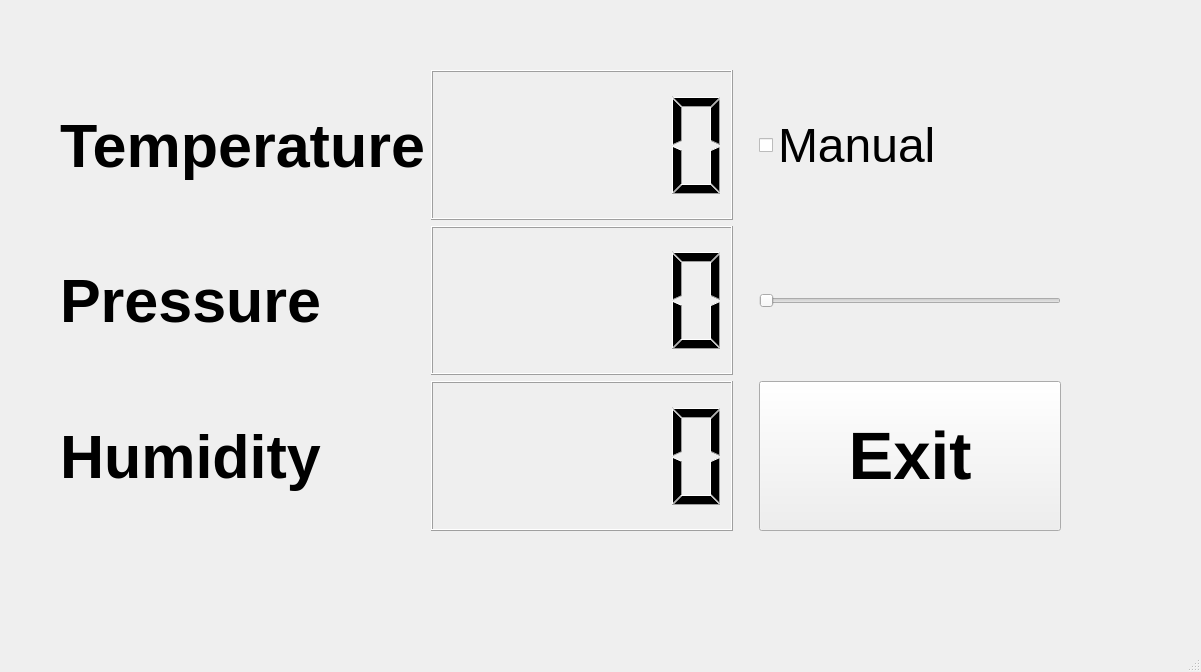
<?xml version="1.0" encoding="UTF-8"?>
<ui version="4.0">
 <class>MainWindow</class>
 <widget class="QMainWindow" name="MainWindow">
  <property name="geometry">
   <rect>
    <x>0</x>
    <y>0</y>
    <width>1201</width>
    <height>672</height>
   </rect>
  </property>
  <property name="windowTitle">
   <string>MainWindow</string>
  </property>
  <widget class="QWidget" name="centralwidget">
   <widget class="QWidget" name="">
    <property name="geometry">
     <rect>
      <x>60</x>
      <y>70</y>
      <width>1001</width>
      <height>461</height>
     </rect>
    </property>
    <layout class="QGridLayout" name="gridLayout">
     <item row="0" column="3">
      <widget class="QCheckBox" name="checkBox">
       <property name="sizePolicy">
        <sizepolicy hsizetype="Expanding" vsizetype="Expanding">
         <horstretch>0</horstretch>
         <verstretch>0</verstretch>
        </sizepolicy>
       </property>
       <property name="font">
        <font>
         <pointsize>36</pointsize>
        </font>
       </property>
       <property name="text">
        <string>Manual</string>
       </property>
      </widget>
     </item>
     <item row="0" column="0">
      <widget class="QLabel" name="label">
       <property name="sizePolicy">
        <sizepolicy hsizetype="Expanding" vsizetype="Expanding">
         <horstretch>0</horstretch>
         <verstretch>0</verstretch>
        </sizepolicy>
       </property>
       <property name="font">
        <font>
         <pointsize>46</pointsize>
         <weight>75</weight>
         <bold>true</bold>
        </font>
       </property>
       <property name="text">
        <string>Temperature</string>
       </property>
      </widget>
     </item>
     <item row="2" column="1">
      <widget class="QLCDNumber" name="lcdNumber_3">
       <property name="sizePolicy">
        <sizepolicy hsizetype="Expanding" vsizetype="Expanding">
         <horstretch>0</horstretch>
         <verstretch>0</verstretch>
        </sizepolicy>
       </property>
       <property name="font">
        <font>
         <pointsize>36</pointsize>
        </font>
       </property>
      </widget>
     </item>
     <item row="2" column="3">
      <widget class="QPushButton" name="pushButton">
       <property name="sizePolicy">
        <sizepolicy hsizetype="Expanding" vsizetype="Expanding">
         <horstretch>0</horstretch>
         <verstretch>0</verstretch>
        </sizepolicy>
       </property>
       <property name="font">
        <font>
         <pointsize>50</pointsize>
         <weight>75</weight>
         <bold>true</bold>
        </font>
       </property>
       <property name="text">
        <string>Exit</string>
       </property>
      </widget>
     </item>
     <item row="1" column="0">
      <widget class="QLabel" name="label_2">
       <property name="sizePolicy">
        <sizepolicy hsizetype="Expanding" vsizetype="Expanding">
         <horstretch>0</horstretch>
         <verstretch>0</verstretch>
        </sizepolicy>
       </property>
       <property name="font">
        <font>
         <pointsize>46</pointsize>
         <weight>75</weight>
         <bold>true</bold>
        </font>
       </property>
       <property name="text">
        <string>Pressure</string>
       </property>
      </widget>
     </item>
     <item row="1" column="1">
      <widget class="QLCDNumber" name="lcdNumber_2">
       <property name="sizePolicy">
        <sizepolicy hsizetype="Expanding" vsizetype="Expanding">
         <horstretch>0</horstretch>
         <verstretch>0</verstretch>
        </sizepolicy>
       </property>
       <property name="font">
        <font>
         <pointsize>36</pointsize>
        </font>
       </property>
      </widget>
     </item>
     <item row="1" column="3">
      <widget class="QSlider" name="horizontalSlider">
       <property name="font">
        <font>
         <pointsize>40</pointsize>
        </font>
       </property>
       <property name="orientation">
        <enum>Qt::Horizontal</enum>
       </property>
      </widget>
     </item>
     <item row="2" column="0">
      <widget class="QLabel" name="label_3">
       <property name="sizePolicy">
        <sizepolicy hsizetype="Expanding" vsizetype="Expanding">
         <horstretch>0</horstretch>
         <verstretch>0</verstretch>
        </sizepolicy>
       </property>
       <property name="font">
        <font>
         <pointsize>46</pointsize>
         <weight>75</weight>
         <bold>true</bold>
        </font>
       </property>
       <property name="text">
        <string>Humidity</string>
       </property>
      </widget>
     </item>
     <item row="0" column="1">
      <widget class="QLCDNumber" name="lcdNumber">
       <property name="sizePolicy">
        <sizepolicy hsizetype="Expanding" vsizetype="Expanding">
         <horstretch>0</horstretch>
         <verstretch>0</verstretch>
        </sizepolicy>
       </property>
       <property name="font">
        <font>
         <pointsize>36</pointsize>
        </font>
       </property>
      </widget>
     </item>
     <item row="0" column="2" rowspan="3">
      <spacer name="verticalSpacer">
       <property name="orientation">
        <enum>Qt::Vertical</enum>
       </property>
       <property name="sizeHint" stdset="0">
        <size>
         <width>20</width>
         <height>40</height>
        </size>
       </property>
      </spacer>
     </item>
    </layout>
   </widget>
  </widget>
  <widget class="QMenuBar" name="menubar">
   <property name="geometry">
    <rect>
     <x>0</x>
     <y>0</y>
     <width>1201</width>
     <height>22</height>
    </rect>
   </property>
  </widget>
  <widget class="QStatusBar" name="statusbar"/>
 </widget>
 <resources/>
 <connections/>
</ui>
